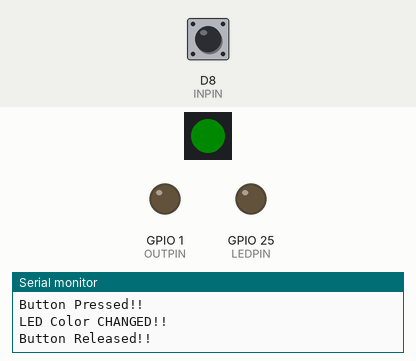
The sketch below on a simulated ESP8266 (NodeMCU). On the bench: 1 RGB LEDs in strip order, left to right, output pins drawn as LEDs (lit = HIGH), the last lines printed to the serial monitor. The inputs (shaded band) are chosen by the test bench; at power-on: D8 (INPIN) HIGH. Dim RGB values are drawn brighter than linear; random numbers use the default seed unless the sketch sets one; pins used as bus, display or sensor lines are not drawn.

Above: at 3.4 s.
3.5 s: D8 (INPIN) pulled LOW for 0.15 s
At 5.2 s:
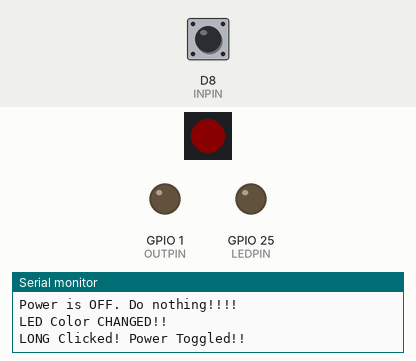
6.0 s: D8 (INPIN) pulled LOW for 1 s
At 8.11 s:
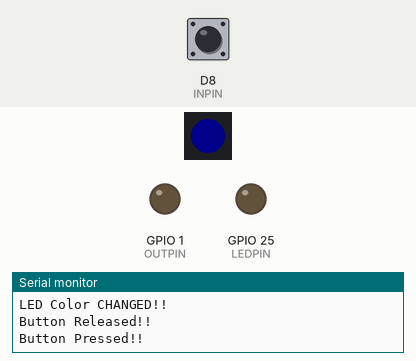
9.6 s: D8 (INPIN) pulled LOW for 3.2 s
At 13.9 s:
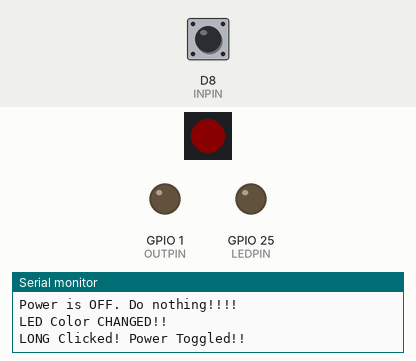
15.1 s: D8 (INPIN) pulsed LOW 5 times (0.12 s each, 0.3 s apart)
At 18.5 s:
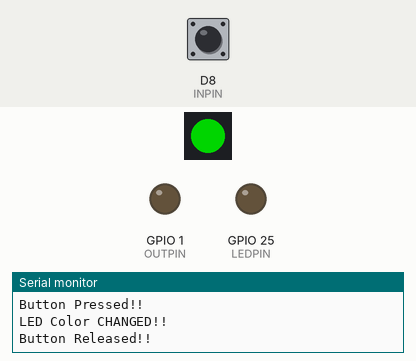
Timing chart, 0 to 19.1 s (numbered marks = the images above; inputs shaded):
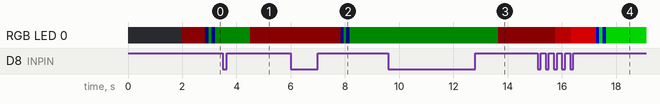

Measured:
- after the input at 3.5 s, RGB LED 0: RGB(0, 10, 0) → RGB(10, 0, 0) after 1.0 s
- after the input at 6.0 s, RGB LED 0: alternates RGB(0, 10, 0) for 0.09 s and RGB(0, 0, 10) for 0.12 s, 4 changes in all, then stays RGB(0, 10, 0), starting after 1.9 s
- after the input at 9.6 s, RGB LED 0: RGB(0, 10, 0) → RGB(10, 0, 0) after 4.1 s
- after the input at 15.1 s, RGB LED 0: RGB(10, 0, 0) → RGB(70, 0, 0) after 0.65 s, → RGB(130, 0, 0) 0.60 s later, → RGB(0, 0, 130) 0.92 s later, → RGB(0, 130, 0) 0.10 s later, … (6 changes in this stretch)

The sketch:

nag_delete_RP2040.ino
```cpp
/*
Written for the SEEED PR2040


*/
#include <Arduino.h>
#include <Adafruit_NeoPixel.h>
#include <OneButton.h>

#define    OUTPIN                 D10   // OUTPUT Trigger SEXY BUTTON
#define    INPIN                  D8    // INPUT from Switch
#define    LEDPIN                 25    // Internal LED Pin
#define    POWER                  11    // OnBoard RGB LED power. Set to HIGH to turn on
#define    RGBLED                 12    // OnBoard RGB LED Control Pin.
#define    NUMPIXELS              1     // Number of RGB LEDs for NeoPixel

long delayLowMin;
long delayLowMax;
long btnPressForMin;
long btnPressForMax;
long x2XClickDelayMin;
long x2XClickDelayMax;
long doubleClickDly;

bool powerSwitch                = false;

unsigned long timeNow           = 0;
unsigned long delayBy           = 0;
unsigned long timeCapture       = 0;
bool buttonPressed              = false;
bool doubleClicked              = 0;
int clicksLeft                  = 0;

unsigned long buttonPressedAt   = 0;
long buttonPressTime            = 175;


int brightLED                   = 10;

Adafruit_NeoPixel powerLED(NUMPIXELS, RGBLED, NEO_GRB + NEO_KHZ800);
OneButton btn;

static void randomize() {
  delayLowMin                      = random(9500, 10000);
  delayLowMax                      = random(12000, 12500);
  delayBy                          = random(delayLowMin, delayLowMax);

  btnPressForMin               = random(175, 200);
  btnPressForMax               = random(235, 250);
  buttonPressTime              = random(btnPressForMin, btnPressForMax);
  x2XClickDelayMin             = random(90, 110);
  x2XClickDelayMax             = random(120, 140);
  doubleClickDly               = random(x2XClickDelayMin, x2XClickDelayMax);
}

// Handler function for a single click:
static void pressBtnNow() {
  if (powerSwitch) {
    randomize();
    pinMode(OUTPIN, OUTPUT);
    digitalWrite(OUTPIN, LOW);
    buttonPressed = true;
    buttonPressedAt = millis();
    powerLED.setPixelColor(0, powerLED.Color(0, 0, brightLED));
    powerLED.show();
    Serial.println("Button Pressed!!");
  } else {
    pinMode(OUTPIN, INPUT);
    Serial.println("Power is OFF. Do nothing!!!!");
  }
}

static void unPressBtnNow() {
  if (powerSwitch) {
    randomize();
    pinMode(OUTPIN, INPUT);
    buttonPressed = false;
    timeNow = millis();
    changeLED();
    Serial.println("Button Released!!");
  } else {
    pinMode(OUTPIN, INPUT);
    Serial.println("Power is OFF. Do nothing!!!!");
  }
}

static void changeLED() {
  powerLED.clear();
  if (powerSwitch) {
    powerLED.setPixelColor(0, powerLED.Color(0, brightLED, 0));
  } else {
    powerLED.setPixelColor(0, powerLED.Color(brightLED, 0, 0));
  }
  powerLED.show();
  Serial.println("LED Color CHANGED!!");
}

static void changeBrightness() {
  brightLED  = brightLED + 60;
  if ( brightLED > 240 ) { brightLED = 10; }
  Serial.println("Clicked Twice! LED Brightness changed!!");
  changeLED();
}

static void toggleOnOff() {
  powerSwitch = !powerSwitch;
  !powerSwitch ? unPressBtnNow() : void();
  randomize();
  changeLED();
  doubleClicked = true;
  clicksLeft = 2;
  Serial.println("LONG Clicked! Power Toggled!!");
}

void setup() {
  Serial.begin(115200);
  delay(2000);
  Serial.println("Setup Begins");

  powerLED.begin();

  pinMode(OUTPIN, INPUT);       // We need to set this pin to an INPUT to start so no voltage is sent to the SEXY Button
  pinMode(INPIN, INPUT);
  pinMode(LEDPIN, OUTPUT);
  pinMode(POWER, OUTPUT);

  digitalWrite(LEDPIN, LOW);
  digitalWrite(OUTPIN, LOW);
  digitalWrite(POWER, HIGH);

  timeNow = millis();
  randomize();

  btn.setup(INPIN, INPUT_PULLUP, false);
  btn.attachClick(pressBtnNow);
  btn.attachDoubleClick(changeBrightness);
  btn.attachLongPressStart(toggleOnOff);
  btn.reset();

  changeLED();

  Serial.println("Setup Complete");

}

void loop() {

  btn.tick();

  if (millis() - timeNow > delayBy && !buttonPressed && !doubleClicked && powerSwitch) {
    pressBtnNow();
  }

  if (millis() - buttonPressedAt > buttonPressTime && buttonPressed && !doubleClicked && powerSwitch) {
    unPressBtnNow();
  }

  if (millis() - buttonPressedAt > buttonPressTime && !buttonPressed && doubleClicked && clicksLeft > 0 && powerSwitch) {
    pressBtnNow();
  }

  if (millis() - buttonPressedAt > doubleClickDly && buttonPressed && doubleClicked && powerSwitch) {
    clicksLeft--;
    unPressBtnNow();
    if (clicksLeft == 0) {
      doubleClicked = false;
    }
  }

}
```
